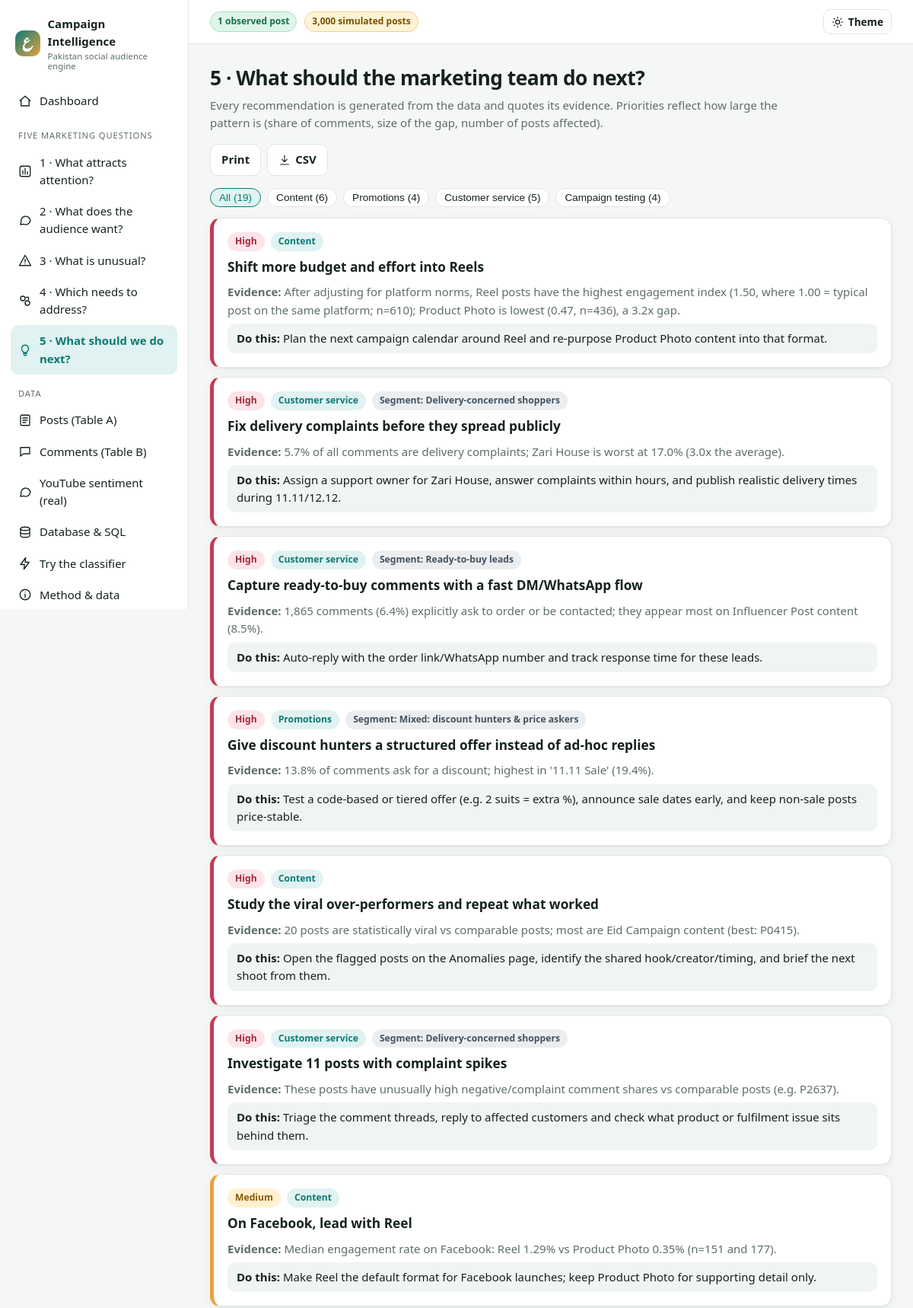
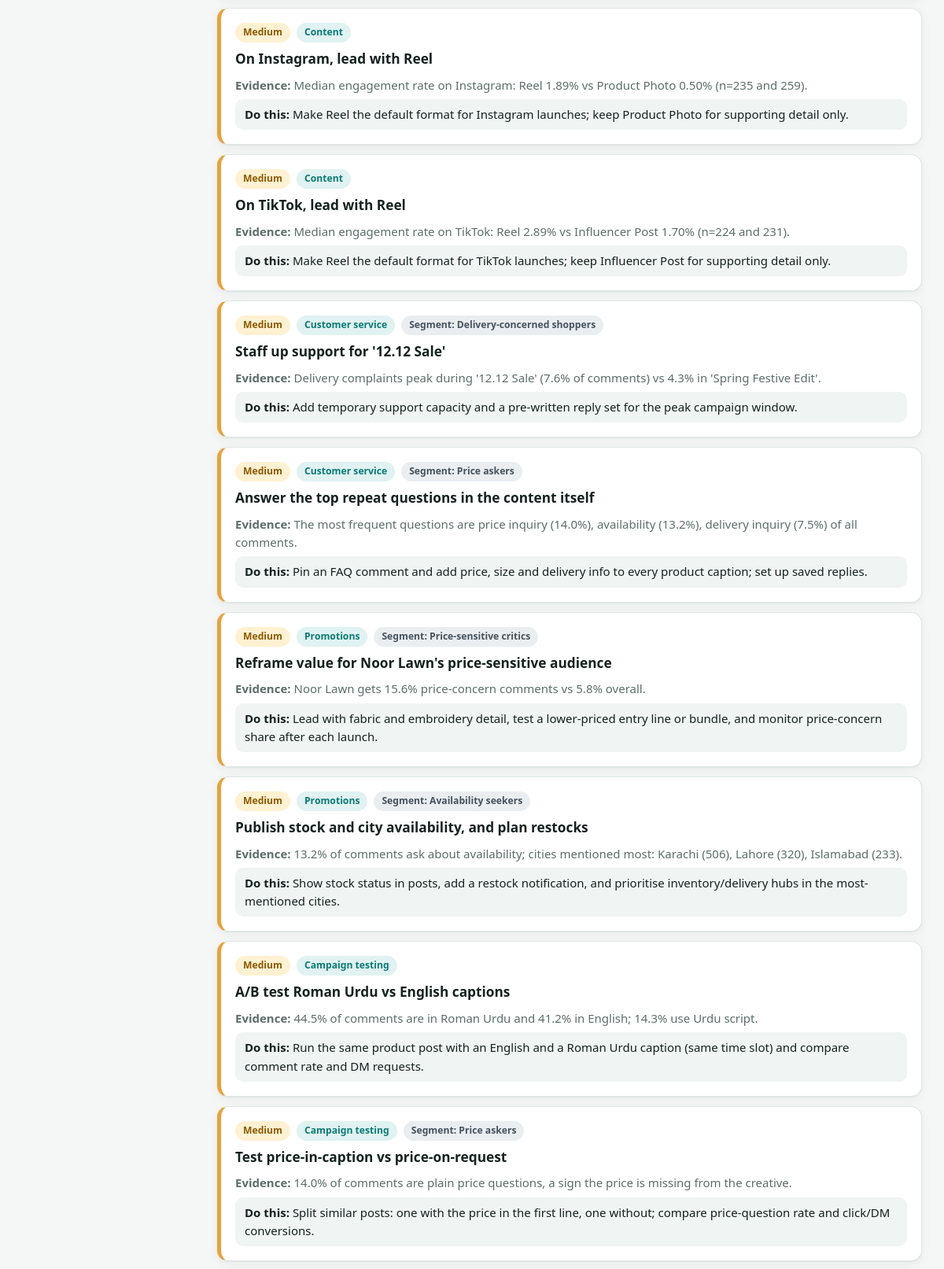
Page /recommendations (upper part) on the committed database (2 pictures, top to bottom).
### tables this page shows
CREATE TABLE data_source (
    source_id        INTEGER PRIMARY KEY,
    source_name      TEXT NOT NULL UNIQUE,
    provenance       TEXT NOT NULL CHECK (provenance IN ('observed','simulated')),
    source_url       TEXT,
    collected_on     TEXT NOT NULL,
    reuse_permission TEXT,
    include_in_analysis INTEGER NOT NULL DEFAULT 1 CHECK (include_in_analysis IN (0,1))
);

CREATE TABLE recommendation (
    rec_id     INTEGER PRIMARY KEY,
    area       TEXT NOT NULL CHECK (area IN ('Content','Promotions','Customer service','Campaign testing')),
    priority   TEXT NOT NULL CHECK (priority IN ('High','Medium','Low')),
    title      TEXT NOT NULL,
    evidence   TEXT NOT NULL,
    action     TEXT NOT NULL,
    segment_id INTEGER REFERENCES segment(segment_id)
);

CREATE TABLE segment (
    segment_id       INTEGER PRIMARY KEY,
    segment_name     TEXT NOT NULL,
    description      TEXT NOT NULL,
    suggested_action TEXT NOT NULL,
    top_terms        TEXT NOT NULL
);

### campaign_engine/webapp.py (the view)
    @app.route("/recommendations")
    def recommendations():
        recs = db.query("SELECT r.*, s.segment_name FROM recommendation r LEFT JOIN segment s USING(segment_id) ORDER BY CASE priority WHEN 'High' THEN 0 WHEN 'Medium' THEN 1 ELSE 2 END, rec_id")
        areas = ["Content", "Promotions", "Customer service", "Campaign testing"]
        return render_template("recommendations.html", page="recommendations", recs=recs, areas=areas, meta=meta())

### campaign_engine/database.py (called while the page is built, shortened)
def connect(path=None, readonly=False) -> sqlite3.Connection:
    path = Path(path or config.DB_PATH)
    if readonly:
        conn = sqlite3.connect(f"file:{path}?mode=ro", uri=True)
    else:
        conn = sqlite3.connect(path)
    conn.row_factory = sqlite3.Row
    conn.execute("PRAGMA foreign_keys = ON")
    return conn

def frames(path=None):
    path = Path(path or config.DB_PATH)
    key = (str(path), path.stat().st_mtime_ns)
    return _cache["posts"], _cache["comments"]

def query(sql, params=(), path=None) -> list[dict]:
    conn = connect(path, readonly=True)
    try:
        return [dict(r) for r in conn.execute(sql, params).fetchall()]
    finally:
        conn.close()

### campaign_engine/templates/recommendations.html (shortened to what this page needs)
{% extends 'base.html' %}{% from '_macros.html' import prio, icon %}
{% block body %}
<div class="pagehead"><div><h1>5 · What should the marketing team do next?</h1>
<p>Every recommendation is generated from the data and quotes its evidence. Priorities reflect how large the pattern is (share of comments, size of the gap, number of posts affected).</p></div>
<div class="noprint" style="display:flex;gap:8px"><button class="btn" data-print>Print</button><a class="btn" href="{{ url_for('export', name='recommendations') }}">{{ icon('dl') }} CSV</a></div></div>
<div style="display:flex;gap:8px;flex-wrap:wrap;margin-bottom:14px" class="noprint" id="areaChips">
  <button class="chip on" data-area="">All ({{ recs|length }})</button>
  {% for a in areas %}<button class="chip" data-area="{{ a }}">{{ a }} ({{ recs|selectattr('area','equalto',a)|list|length }})</button>{% endfor %}
</div>
<div class="reclist">
{% for r in recs %}
<article class="card rec {{ r.priority }}" data-area="{{ r.area }}">
  <div style="display:flex;gap:8px;flex-wrap:wrap;align-items:center">{{ prio(r.priority) }}<span class="badge b-topic">{{ r.area }}</span>{% if r.segment_name %}<a class="badge b-neu" href="{{ url_for('segments') }}">Segment: {{ r.segment_name }}</a>{% endif %}</div>
  <h3 style="font-size:1.08rem;margin:2px 0">{{ r.title }}</h3>
  <div class="ev"><strong>Evidence:</strong> {{ r.evidence }}</div>
  <div class="act"><strong>Do this:</strong> {{ r.action }}</div>
</article>{% endfor %}
</div>
{% endblock %}

### campaign_engine/templates/base.html (shortened to what this page needs)
{% from '_macros.html' import icon %}
<!doctype html>
<html lang="en" data-theme="light">
<head>
<link rel="stylesheet" href="{{ url_for('static', filename='css/app.css') }}">
</head>
<body>
<div class="app">
  <aside class="sidebar" id="sidebar" aria-label="Main navigation">
    <div class="logo"><div class="mark">ع</div><div>Campaign Intelligence<small>Pakistan social audience engine</small></div></div>
    {% macro item(ep, label, ic, key, keep=True) %}
      <a href="{{ fq(ep) if keep else url_for(ep) }}" class="{{ 'active' if page==key }}" {% if page==key %}aria-current="page"{% endif %}>{{ icon(ic) }}<span>{{ label }}</span></a>
    {% endmacro %}
    <nav class="nav">
      {{ item('dashboard','Dashboard','home','dashboard') }}
      <div class="nav-label">Five marketing questions</div>
      {{ item('content','1 · What attracts attention?','content','content') }}
      {{ item('audience','2 · What does the audience want?','audience','audience') }}
      {{ item('anomalies','3 · What is unusual?','alert','anomalies') }}
      {{ item('segments','4 · Which needs to address?','segments','segments') }}
      {{ item('recommendations','5 · What should we do next?','bulb','recommendations', False) }}
      <div class="nav-label">Data</div>
      {{ item('posts_list','Posts (Table A)','posts','posts') }}
      {{ item('comments_list','Comments (Table B)','comments','comments') }}
      {{ item('youtube','YouTube sentiment (real)','audience','youtube', False) }}
      {{ item('database_page','Database & SQL','db','database', False) }}
      {{ item('analyze_page','Try the classifier','try','analyze', False) }}
      {{ item('about','Method & data','info','about', False) }}
    </nav>
  </aside>
  <div class="main">
    <header class="topbar">
      <div style="display:flex;gap:10px;align-items:center">
        {% for s in sources %}<span class="badge-src{{ ' real' if s.provenance=='observed' }}" title="{{ 'Generated for demonstration - not real measurements' if s.provenance=='simulated' else 'Collected from public posts' }}">{{ s.n|num }} {{ s.provenance }} post{{ '' if s.n==1 else 's' }}</span>{% endfor %}
      </div>
      <button class="btn sm" id="themeBtn" aria-label="Toggle light / dark theme">{{ icon('sun') }} Theme</button>
    </header>
    <main class="content" id="main">
      {% block body %}{% endblock %}
    </main>
  </div>
</div>
</body>
</html>

### campaign_engine/templates/_macros.html (shortened to what this page needs)
{% macro icon(name) -%}
<svg viewBox="0 0 24 24" aria-hidden="true">
{%- if name=='home' %}<path d="M3 11l9-8 9 8"/><path d="M5 10v10h14V10"/>
{%- elif name=='content' %}<rect x="3" y="3" width="18" height="18" rx="3"/><path d="M8 17V11M12 17V7M16 17v-4"/>
{%- elif name=='audience' %}<path d="M21 12a8 8 0 01-11.5 7.2L4 20l1-4.6A8 8 0 1121 12z"/>
{%- elif name=='alert' %}<path d="M12 3l10 18H2L12 3z"/><path d="M12 10v5M12 18v.01"/>
{%- elif name=='segments' %}<circle cx="8" cy="8" r="4"/><circle cx="16" cy="16" r="4"/><path d="M14 6h4v4"/>
{%- elif name=='bulb' %}<path d="M9 18h6M10 21h4M12 3a6 6 0 00-4 10.5c.7.7 1 1.4 1 2.5h6c0-1.1.3-1.8 1-2.5A6 6 0 0012 3z"/>
{%- elif name=='posts' %}<rect x="4" y="3" width="16" height="18" rx="2"/><path d="M8 8h8M8 12h8M8 16h5"/>
{%- elif name=='comments' %}<path d="M4 5h16v11H9l-5 4V5z"/>
{%- elif name=='db' %}<ellipse cx="12" cy="6" rx="8" ry="3"/><path d="M4 6v6c0 1.7 3.6 3 8 3s8-1.3 8-3V6M4 12v6c0 1.7 3.6 3 8 3s8-1.3 8-3v-6"/>
{%- elif name=='try' %}<path d="M13 2L4 14h7l-1 8 9-12h-7l1-8z"/>
{%- elif name=='info' %}<circle cx="12" cy="12" r="9"/><path d="M12 11v6M12 7.5v.01"/>
{%- elif name=='sun' %}<circle cx="12" cy="12" r="4"/><path d="M12 2v2M12 20v2M4.9 4.9l1.4 1.4M17.7 17.7l1.4 1.4M2 12h2M20 12h2M4.9 19.1l1.4-1.4M17.7 6.3l1.4-1.4"/>
{%- elif name=='menu' %}<path d="M3 6h18M3 12h18M3 18h18"/>
{%- elif name=='dl' %}<path d="M12 3v12M7 11l5 5 5-5M4 21h16"/>
{%- endif -%}
</svg>
{%- endmacro %}
{% macro prio(p) -%}<span class="badge b-{{ p|lower }}">{{ p }}</span>{%- endmacro %}

### campaign_engine/static/css/app.css (style rules this page uses)
:root { --bg:#f5f7f6; --surface:#ffffff; --surface2:#f0f4f3; --ink:#15221f; --muted:#5d6e6a; --line:#dfe7e4; --brand:#0b7a75; --brand-ink:#ffffff; --brand-soft:#e0f2f1; --accent:#e9a23b; --good:#1f8a5b; --warn:#b97a00; --bad:#c43a52; --info:#3568b5; --shadow:0 1px 2px rgba(16,40,36,.06),0 4px 14px rgba(16,40,36,.05); --radius:14px; --font:system-ui,-apple-system,"Segoe UI",Roboto,"Noto Sans","Noto Nastaliq Urdu",sans-serif; }
* { box-sizing:border-box }
html { scroll-behavior:smooth }
body { margin:0;background:var(--bg);color:var(--ink);font:15px/1.55 var(--font);-webkit-font-smoothing:antialiased }
a { color:var(--brand);text-decoration:none }
h1 { font-size:1.65rem;margin:0 0 .25rem;letter-spacing:-.02em }
h3 { font-size:1rem;margin:0 0 .4rem }
p { margin:.3rem 0 .8rem }
.app { display:grid;grid-template-columns:248px 1fr;min-height:100vh }
.sidebar { background:var(--surface);border-right:1px solid var(--line);padding:18px 14px;position:sticky;top:0;height:100vh;overflow:auto }
.logo { display:flex;gap:10px;align-items:center;font-weight:700;margin:2px 6px 18px }
.logo .mark { width:34px;height:34px;border-radius:10px;background:linear-gradient(135deg,var(--brand),var(--accent));display:grid;place-items:center;color:#fff;font-weight:800 }
.logo small { display:block;color:var(--muted);font-weight:500;font-size:.72rem;line-height:1.2 }
.nav-label { font-size:.7rem;letter-spacing:.08em;text-transform:uppercase;color:var(--muted);margin:16px 10px 6px }
.nav a { display:flex;gap:10px;align-items:center;padding:9px 10px;border-radius:10px;color:var(--ink);font-weight:500 }
.nav a.active { background:var(--brand-soft);color:var(--brand);font-weight:650 }
.nav svg { width:18px;height:18px;flex:none;stroke:currentColor;fill:none;stroke-width:1.8;stroke-linecap:round;stroke-linejoin:round }
.main { min-width:0 }
.topbar { display:flex;gap:10px;align-items:center;justify-content:space-between;padding:12px 28px;border-bottom:1px solid var(--line);background:var(--surface);position:sticky;top:0;z-index:20 }
.content { padding:24px 28px 60px;max-width:1360px }
.badge-src { font-size:.75rem;padding:3px 9px;border-radius:99px;background:#fff3d6;color:#7a5200;border:1px solid #f2d08a;font-weight:600 }
.badge-src.real { background:#dff5e9;color:#18704a;border-color:#a9dfc2 }
.btn { display:inline-flex;gap:6px;align-items:center;font:inherit;font-weight:600;border:1px solid var(--line);background:var(--surface);color:var(--ink);padding:8px 14px;border-radius:10px;cursor:pointer }
.btn svg { width:16px;height:16px;stroke:currentColor;fill:none;stroke-width:1.8;stroke-linecap:round;stroke-linejoin:round;flex:none }
.btn.sm { padding:5px 10px;font-size:.85rem }
.chip { display:inline-block;padding:4px 11px;border-radius:99px;border:1px solid var(--line);background:var(--surface);font-size:.85rem;color:var(--ink) }
.chip.on,.chip:hover { background:var(--brand-soft);border-color:var(--brand);color:var(--brand);text-decoration:none }
.card { background:var(--surface);border:1px solid var(--line);border-radius:var(--radius);padding:18px;box-shadow:var(--shadow) }
.card { min-width:0 }
.pagehead { display:flex;justify-content:space-between;align-items:flex-start;gap:16px;margin-bottom:16px;flex-wrap:wrap }
.pagehead p { max-width:760px;margin:0;color:var(--muted) }
.badge { display:inline-block;padding:2px 9px;border-radius:99px;font-size:.76rem;font-weight:650;border:1px solid transparent;white-space:nowrap }
.b-high { background:#fde4e8;color:#a3263c }
.b-medium { background:#fff1d1;color:#8a5a00 }
.b-neu { background:#eaeef1;color:#46535e }
.b-topic { background:var(--brand-soft);color:var(--brand) }
.reclist { display:grid;gap:12px }
.rec { display:grid;gap:6px;border-left:5px solid var(--line) }
.rec.High { border-left-color:var(--bad) }
.rec.Medium { border-left-color:var(--accent) }
.rec .ev { color:var(--muted) }
.rec .act { background:var(--surface2);padding:8px 12px;border-radius:10px }

### rows in the picture
data_source: n|num "1", provenance "observed"
data_source: n|num "3,000", provenance "simulated", n "s"
recommendation: priority "High", area "Content", title "Shift more budget and effort into Reels", evidence "After adjusting for platform norms, Reel posts have the highest engagement index (1.50, where 1.00 = typical post on the same platform; n=610); Product Photo is lowest (0.47, n=436), a 3.2x gap.", action "Plan the next campaign calendar around Reel and re-purpose Product Photo content into that format."
recommendation: priority "High", area "Customer service", segment_name "Delivery-concerned shoppers", title "Fix delivery complaints before they spread publicly", evidence "5.7% of all comments are delivery complaints; Zari House is worst at 17.0% (3.0x the average).", action "Assign a support owner for Zari House, answer complaints within hours, and publish realistic delivery times during 11.11/12.12."
recommendation: priority "High", area "Customer service", segment_name "Ready-to-buy leads", title "Capture ready-to-buy comments with a fast DM/WhatsApp flow", evidence "1,865 comments (6.4%) explicitly ask to order or be contacted; they appear most on Influencer Post content (8.5%).", action "Auto-reply with the order link/WhatsApp number and track response time for these leads."
recommendation: priority "High", area "Promotions", segment_name "Mixed: discount hunters & price askers", title "Give discount hunters a structured offer instead of ad-hoc replies", evidence "13.8% of comments ask for a discount; highest in '11.11 Sale' (19.4%).", action "Test a code-based or tiered offer (e.g. 2 suits = extra %), announce sale dates early, and keep non-sale posts price-stable."
recommendation: priority "High", area "Content", title "Study the viral over-performers and repeat what worked", evidence "20 posts are statistically viral vs comparable posts; most are Eid Campaign content (best: P0415).", action "Open the flagged posts on the Anomalies page, identify the shared hook/creator/timing, and brief the next shoot from them."
recommendation: priority "High", area "Customer service", segment_name "Delivery-concerned shoppers", title "Investigate 11 posts with complaint spikes", evidence "These posts have unusually high negative/complaint comment shares vs comparable posts (e.g. P2637).", action "Triage the comment threads, reply to affected customers and check what product or fulfilment issue sits behind them."
recommendation: priority "Medium", area "Content", title "On Facebook, lead with Reel", evidence "Median engagement rate on Facebook: Reel 1.29% vs Product Photo 0.35% (n=151 and 177).", action "Make Reel the default format for Facebook launches; keep Product Photo for supporting detail only."
recommendation: priority "Medium", area "Content", title "On Instagram, lead with Reel", evidence "Median engagement rate on Instagram: Reel 1.89% vs Product Photo 0.50% (n=235 and 259).", action "Make Reel the default format for Instagram launches; keep Product Photo for supporting detail only."
recommendation: priority "Medium", area "Content", title "On TikTok, lead with Reel", evidence "Median engagement rate on TikTok: Reel 2.89% vs Influencer Post 1.70% (n=224 and 231).", action "Make Reel the default format for TikTok launches; keep Influencer Post for supporting detail only."
recommendation: priority "Medium", area "Customer service", segment_name "Delivery-concerned shoppers", title "Staff up support for '12.12 Sale'", evidence "Delivery complaints peak during '12.12 Sale' (7.6% of comments) vs 4.3% in 'Spring Festive Edit'.", action "Add temporary support capacity and a pre-written reply set for the peak campaign window."
recommendation: priority "Medium", area "Customer service", segment_name "Price askers", title "Answer the top repeat questions in the content itself", evidence "The most frequent questions are price inquiry (14.0%), availability (13.2%), delivery inquiry (7.5%) of all comments.", action "Pin an FAQ comment and add price, size and delivery info to every product caption; set up saved replies."
recommendation: priority "Medium", area "Promotions", segment_name "Price-sensitive critics", title "Reframe value for Noor Lawn's price-sensitive audience", evidence "Noor Lawn gets 15.6% price-concern comments vs 5.8% overall.", action "Lead with fabric and embroidery detail, test a lower-priced entry line or bundle, and monitor price-concern share after each launch."
recommendation: priority "Medium", area "Promotions", segment_name "Availability seekers", title "Publish stock and city availability, and plan restocks", evidence "13.2% of comments ask about availability; cities mentioned most: Karachi (506), Lahore (320), Islamabad (233).", action "Show stock status in posts, add a restock notification, and prioritise inventory/delivery hubs in the most-mentioned cities."
recommendation: priority "Medium", area "Campaign testing", title "A/B test Roman Urdu vs English captions", evidence "44.5% of comments are in Roman Urdu and 41.2% in English; 14.3% use Urdu script.", action "Run the same product post with an English and a Roman Urdu caption (same time slot) and compare comment rate and DM requests."
recommendation: priority "Medium", area "Campaign testing", segment_name "Price askers", title "Test price-in-caption vs price-on-request", evidence "14.0% of comments are plain price questions, a sign the price is missing from the creative.", action "Split similar posts: one with the price in the first line, one without; compare price-question rate and click/DM conversions."

### other values in the picture
{{ recs|length }} "19"
{{ a }} "Content" "Promotions" "Customer service" "Campaign testing"
{{ recs|selectattr('area','equalto',a)|list|length }} "6" "4" "5" "4"
